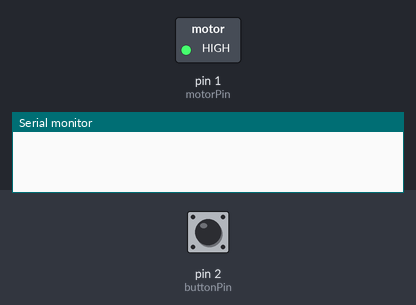
Recording of a sketch running on a simulated Arduino Leonardo, built with avr-gcc and run on an emulated ATmega32U4. On the bench: switched loads named in the sketch (green lamp = pin HIGH), the last lines printed to the serial monitor. Dashed ring = blinking. The inputs (shaded band) are chosen by the test bench; at power-on: pin 2 (buttonPin) HIGH.

Above: at 1.65 s.
1.7 s: pin 2 (buttonPin) pulled LOW for 3.2 s
At 3.0 s:
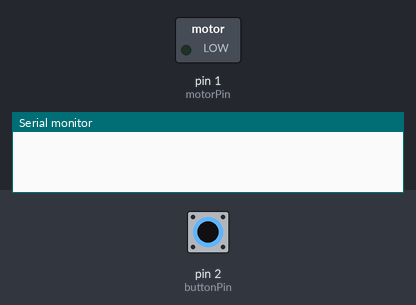
At 5.05 s:
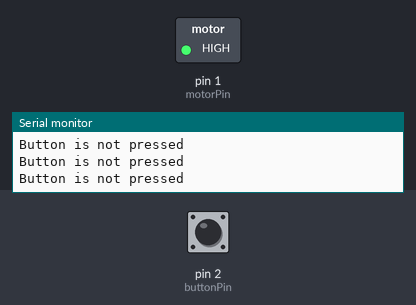
Timing chart, 0 to 12.5 s (numbered marks = the images above; inputs shaded):
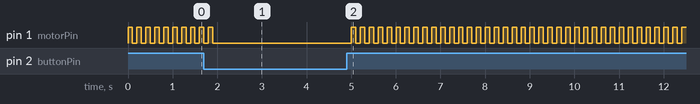

The sketch:

basic_arduino_code.ino
```cpp
#define USBCON
#include <Arduino.h>

// READ THE FIRST 10 lines of comments in this file. You won't regret it!
// The following file contains most of the concepts you need to understand Arduino programming.

/*
The file has an extra large dose of comments to ensure everyone gets the help they need.
You will probably not need all that information, so try understanding by only reading the
code first, then resort to comments if something is confusing.

Remember, programming is about problem solving, not memorizing code.
You don't need to remember all this. You should save this file, and look
at it when you forget something (you definetly will forget something).
*/

// Are you confused or perhaps have some feedback? Ask me! knuton@ntnu.no

// Single line comment

/*
Multi line comment
*/

/*
We start with defining our global variables. A global variable is a variable that is not created inside a function or class,
and is as a result accessable from anywhere in the code. Try to define all your variables at the top to keep things organized.
*/

// Creates a variable named "motorPin" with the type of int (integer/whole number) and assigns it the value of 1.
int motorPin = 1;

/*
Creates a variable named "buttonPin" with the type of int and assigns it the value of 1.
This variable also is defined with the "const" keyword, which means it cannot be changed.
Try changing the value of this variable by writing "buttonPin = 3;" somewhere else in the code,
and see the error message that pops up.

Variables that you don't expect to change when your code is running should be declared with the "const" keyword.
You can always remove it later if you change your mind. The benefit of a "const"/immutable variable is that you
can look at it once and trust that the value never changes. (Makes the code easier to read)
*/
int const buttonPin = 2;

/*
The setup function is called once when the program starts.

It does something we call "black magic" where we don't know what it does,
but we know what do to with it. If you want to know more about the setup function and
why you should only configure io (inputs and outputs) in the setup function,
try to google it. Programming is very easy, but only if you know how to google your problems ;)
*/
void setup()
{
    // pinMode configures the physical pin to be an INPUT or OUTPUT
    // Motor pin OUTPUTs a signal to a motor and should be configured accordingly
    pinMode(motorPin, OUTPUT);
    // buttonPin takes an INPUT signal from a button and should be configured accordingly
    pinMode(buttonPin, INPUT);

    /*
    Serial.begin() is more "black magic" that starts serial communication.

     You can read more about the function here https://www.arduino.cc/reference/en/language/functions/communication/serial/begin/
    */
    Serial.begin(9600);
}

/*
Defines a function named "pulseMotorSpeed" that takes a single argument of type "int" (integer/whole number) named "motor"
the argument/variable "motor" is used inside the function, and contains the pin number of the motor that should be pulsed.
pulseMotorSpeed has a return type of "void", meaning it returns nothing.
Check "bool buttonIsPressed()" for an example of a function that returns a value.

Try to name your functions in a way that you know what they do from the name and athe arguments. (in this case "int motor")
*/
void pulseMotorSpeed(int motor)
{
    // digitalWrite(pinNumber, HIGH/LOW) sets the output pin to HIGH/on or LOW/off.
    digitalWrite(motor, HIGH); // Motor on
    /*
    delay(numberOfMilliseconds) stops the program for the specified number of milliseconds.
    this is useful when you want to make a delay between two actions. Note that when you run delay()
    the entire program stops, meaning if you have code to stop the motor if it hits something will not run
    until the delay is over.
    */
    delay(100);
    digitalWrite(motor, LOW); // Motor off
    delay(100);
    digitalWrite(motor, HIGH); // Motor on
    delay(100);
    digitalWrite(motor, LOW); // Motor off
    delay(100);
}

/*
    Defines a function named "buttonIsPressed" that takes no arguments.
    It has a return type of "bool" (boolean/true/false).
    You can see the return type of the function left of the function name.

    Notice how the function name is formulated as a quesrtion: buttonIsPressed?
    By naming functions like this we get code that looks like plain english.
    See how this function is used in "void loop()" for a demonstration.
*/
bool buttonIsPressed()
{
    // digitalRead(pinNumber) reads the value of the pin we connected a button to.
    // bool is a boolean data type. The possible values are
    // "true" (meaning "yes" or "1") and "false" (meaning "no" or "0").
    const bool buttonIsPressed = digitalRead(buttonPin);

    /*
    "return" is a keyword used in almost all programming languages
    it is followed by a value that will be "returned" to where the function was called from.
    The value returned from a function must have the same data type as the function's return type.
    The comment above this function describes what the return type is and where to find it.
    See "void loop()" to understand how this is used.
    */
    return buttonIsPressed;
}

/*
    The void loop() function runs over and over again, until the arduino is shut down.
    Put your main program code in the loop function.
*/
void loop()
{
    /*
    This is a while loop. The code inside the loop will run
    until the condition inside the () after while is false.
    In this case the condition is "buttonIsPressed()". Notice how
    we add the () after the function name. This means we are "calling"
    the fuction. That means we are running the code inside the function.
    "buttonIsPressed()" has a return type of "bool" (boolean/true/false).

    Funfact: We call the buttonIsPressed() function every time we run the loop,
    so that we get a fresh reading every time we run the loop. If we assigned the
    return value of buttonIsPressed() to a variable before the while() loop,
    the loop would never stop running unless we called buttonIsPressed() inside
    the loop and assigned the return value to the variable we used in the while loop.
    Because, remember, the it is only the code inside the loop ( between the {} ) that
    runs. Not the code above it, while the condition is true.
    */
    while (buttonIsPressed())
    {
        /*
        pulseMotorSpeed(motorPin) calls the function pulseMotorSpeed and
        passes it the value of motorPin as an argument.
        If you read the function code, the argument/variable "motor" will be
        assigned the value of motorPin.
        */
        pulseMotorSpeed(motorPin);
    }

    /*
    ! is an equality operator. It is equivalent to "not" in python.
    Because buttonIsPressed() returns a bool valuem can we use ! to invert it.
    This is the same as writing "if (buttonIsPressed() != true)"
    */
    if (!buttonIsPressed())
    {
        // delay(1000) pauses the program for 1000 milliseconds (1 second)
        delay(1000);
        /*
        Serial.println() prints a String to the serial monitor
        The serial monitor is a window on your pc that you can use to
        see the messages you send with this function.
        Useful if you want to see what your program is doing.
        See how to use the serial monitor here:
        https://youtu.be/umZZjoyRbdw?t=319
        */
        Serial.println("Button is not pressed");
        // Alternative way of printing this:
        Serial.print("Button");
        Serial.print(" ");
        Serial.print("is");
        Serial.print(" ");
        Serial.print("not");
        Serial.print(" ");
        /*
        Serial.print() does not add a new line to the serial monitor,
        meaning if you use Serial.print() you can fit many sensor values on a single line.
        Use Serial.println() on the last print to make a new line so that each loop gets its own line.
        This will read: "Button is not pressed"
        If you do not use println() below, the print will be:
        "Button is not pressedButton is not pressedButton is not pressedButton is not pressed" etc ....
        */
        Serial.println("pressed");
    }
}
```
